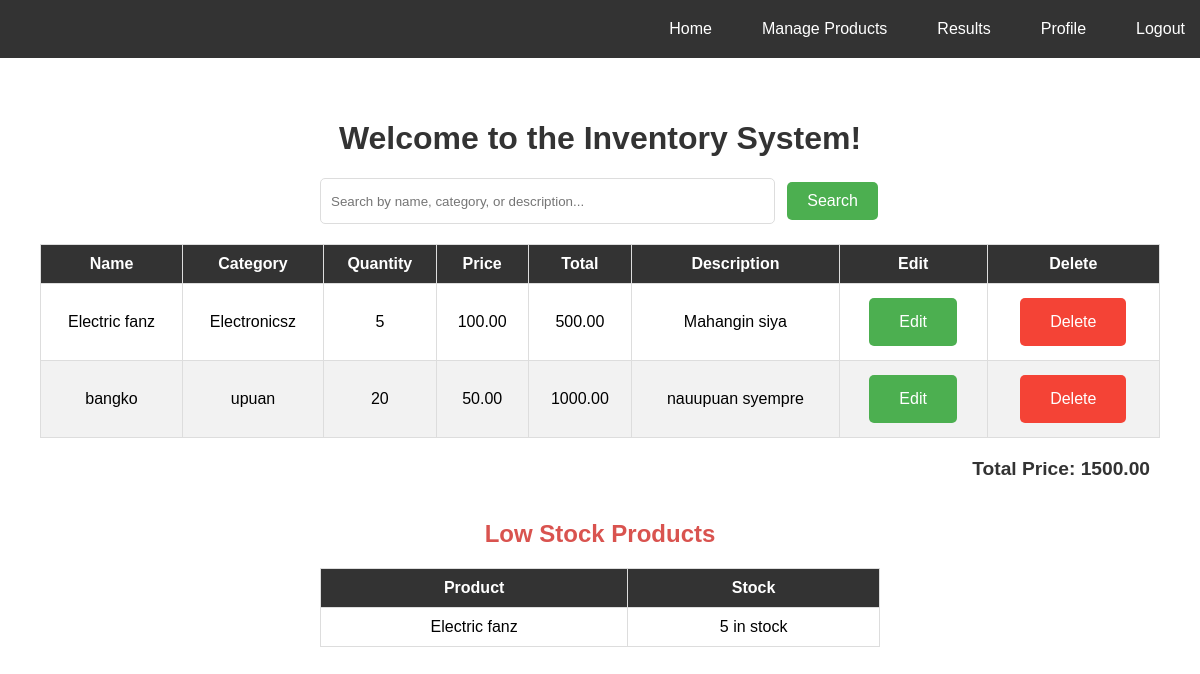
The app's page / (signed in) with its own data.
### inventory/models.py (models this page shows, shortened)
class Product(models.Model):
    user = models.ForeignKey(User, on_delete=models.CASCADE, null=True)
    name = models.CharField(max_length=255)
    category = models.CharField(max_length=100)
    description = models.TextField()
    quantity = models.PositiveIntegerField()
    price = models.DecimalField(max_digits=10, decimal_places=2)
    date_added = models.DateTimeField(auto_now_add=True)
    class Meta:
        unique_together = ['user', 'name']

### inventory/views.py (the view)
# urls.py: path('', views.home, name='home'),
@login_required
def home(request):
    if not request.user.is_authenticated:
        return redirect('login')
    query = request.GET.get('q', '')
    products = Product.objects.filter(user=request.user)
    if query:
        products = products.filter(
            models.Q(name__icontains=query) |
            models.Q(category__icontains=query) |
            models.Q(description__icontains=query)
        )
    for product in products:
        product.total = product.price * product.quantity
    total_sum = sum(product.total for product in products)
    low_stock_products = products.filter(quantity__lt=10)
    return render(request, 'inventory/home.html', {
        'products': products,
        'query': query,
        'total_sum': total_sum,
        'low_stock_products': low_stock_products
    })

### inventory/templates/inventory/home.html (shortened to what this page needs)
{% extends 'inventory/base.html' %}
{% block content %}
<h1 class="page-title">Welcome to the Inventory System!</h1>
<div class="search-container" style="margin: 20px auto; width: 50%; text-align: center;">
    <form method="GET" action="{% url 'home' %}" style="display: flex; gap: 10px;">
        <input type="text" name="q" value="{{ query }}" placeholder="Search by name, category, or description..."
               style="flex: 1; padding: 10px; border: 1px solid #ddd; border-radius: 5px;">
        <button type="submit" style="padding: 10px 20px; background-color: #4CAF50; color: white; border: none; border-radius: 5px; cursor: pointer;">
            Search
        </button>
    </form>
</div>
<table>
    <thead>
        <tr>
            <th>Name</th>
            <th>Category</th>
            <th>Quantity</th>
            <th>Price</th>
            <th>Total</th>
            <th>Description</th>
            <th>Edit</th>
            <th>Delete</th>
        </tr>
    </thead>
    <tbody>
        {% for product in products %}
            <tr>
                <td>{{ product.name }}</td>
                <td>{{ product.category }}</td>
                <td>{{ product.quantity }}</td>
                <td>{{ product.price }}</td>
                <td>{{ product.total }}</td>
                <td>{{ product.description }}</td>
                <td>
                    <button><a href="{% url 'edit_product' product.id %}" style="color: white; text-decoration: none;">Edit</a></button>
                </td>
                <td>
                    <button class="delete"><a href="{% url 'delete_product' product.id %}" style="color: white; text-decoration: none;">Delete</a></button>
                </td>
            </tr>
        {% endfor %}
    </tbody>
</table>
<p class="total-price">Total Price: {{ total_sum }}</p>
<div class="bottom-info">
    <h2 class="low-stock-title">Low Stock Products</h2>
    <table class="low-stock-table">
        <thead>
            <tr>
                <th>Product</th>
                <th>Stock</th>
            </tr>
        </thead>
        <tbody>
            {% for product in low_stock_products %}
                <tr>
                    <td>{{ product.name }}</td>
                    <td>{{ product.quantity }} in stock</td>
                </tr>
            {% endfor %}
        </tbody>
    </table>
</div>
{% endblock %}

### inventory/templates/inventory/base.html (style rules this page uses)
body { padding-top: 30px; font-family: Arial, sans-serif; margin: 0; padding: 0; }

### inventory/templates/inventory/home.html (style rules this page uses)
body { padding-top: 30px; }
.page-title { font-size: 2rem; color: #333; text-align: center; margin-top: 50px; }
.low-stock-title { font-size: 1.5rem; color: #d9534f; text-align: center; margin-top: 30px; }
table { width: 100%; border-collapse: collapse; margin-top: 20px; }
table th, table td { padding: 10px; text-align: center; border: 1px solid #ddd; }
table th { background-color: #333; color: white; }
table tr:nth-child(even) { background-color: #f2f2f2; }
button { background-color: #4CAF50; border: none; color: white; padding: 15px 30px; text-align: center; text-decoration: none; display: inline-block; font-size: 16px; margin: 4px 2px; cursor: pointer; border-radius: 5px; width: auto; }
button.delete { background-color: #f44336; }
.low-stock-table { width: 50%; margin: 20px auto; border-collapse: collapse; }
.low-stock-table th, .low-stock-table td { padding: 10px; text-align: center; border: 1px solid #ddd; }
.low-stock-table th { background-color: #333; color: white; }
.total-price { text-align: right; padding: 10px; font-size: 1.2rem; font-weight: bold; color: #333; margin-top: 10px; }

### records on screen
Product: name "Electric fanz", category "Electronicsz", quantity "5", price "100.00", total "500.00", description "Mahangin siya"
Product: name "bangko", category "upuan", quantity "20", price "50.00", total "1000.00", description "nauupuan syempre"

### other values on screen
{{ total_sum }} "1500.00"
